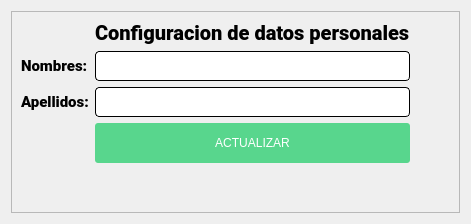
               <widget class="QWidget" name="ConfigView">
                <layout class="QHBoxLayout" name="horizontalLayout_5">
                 <item>
                  <widget class="QFrame" name="frame_7">
                   <property name="frameShape">
                    <enum>QFrame::StyledPanel</enum>
                   </property>
                   <property name="frameShadow">
                    <enum>QFrame::Raised</enum>
                   </property>
                   <layout class="QVBoxLayout" name="verticalLayout_7">
                    <item>
                     <layout class="QGridLayout" name="gridLayout_3">
                      <item row="2" column="1">
                       <widget class="QLineEdit" name="lastTxt">
                        <property name="minimumSize">
                         <size>
                          <width>0</width>
                          <height>30</height>
                         </size>
                        </property>
                        <property name="styleSheet">
                         <string notr="true">background-color: rgb(255, 255, 255);
border:1px solid;
border-radius:4px;</string>
                        </property>
                       </widget>
                      </item>
                      <item row="0" column="1">
                       <widget class="QLabel" name="label_12">
                        <property name="font">
                         <font>
                          <family>Roboto Black</family>
                          <pointsize>15</pointsize>
                         </font>
                        </property>
                        <property name="text">
                         <string>Configuracion de datos personales</string>
                        </property>
                       </widget>
                      </item>
                      <item row="3" column="1">
                       <widget class="QPushButton" name="btnNames">
                        <property name="minimumSize">
                         <size>
                          <width>0</width>
                          <height>40</height>
                         </size>
                        </property>
                        <property name="styleSheet">
                         <string notr="true">QPushButton{
background-color: rgb(88, 214, 141 );
border-radius:3px;
color:white
}


QPushButton:hover{
border-radius:0px;
background-color: rgb(130, 224, 170);
border-radius:3px;
color:white
}

QPushButton:pressed{
	border-radius:0px;
background-color: rgb(88, 214, 141 );
border-radius:3px;
color:white
}

</string>
                        </property>
                        <property name="text">
                         <string>ACTUALIZAR</string>
                        </property>
                       </widget>
                      </item>
                      <item row="4" column="1">
                       <spacer name="verticalSpacer_4">
                        <property name="orientation">
                         <enum>Qt::Vertical</enum>
                        </property>
                        <property name="sizeHint" stdset="0">
                         <size>
                          <width>20</width>
                          <height>40</height>
                         </size>
                        </property>
                       </spacer>
                      </item>
                      <item row="1" column="1">
                       <widget class="QLineEdit" name="nameTxt">
                        <property name="minimumSize">
                         <size>
                          <width>0</width>
                          <height>30</height>
                         </size>
                        </property>
                        <property name="styleSheet">
                         <string notr="true">background-color: rgb(255, 255, 255);
border:1px solid;
border-radius:4px;</string>
                        </property>
                       </widget>
                      </item>
                      <item row="1" column="2">
                       <spacer name="horizontalSpacer">
                        <property name="orientation">
                         <enum>Qt::Horizontal</enum>
                        </property>
                        <property name="sizeHint" stdset="0">
                         <size>
                          <width>40</width>
                          <height>20</height>
                         </size>
                        </property>
                       </spacer>
                      </item>
                      <item row="2" column="0">
                       <widget class="QLabel" name="label_14">
                        <property name="font">
                         <font>
                          <family>Roboto Black</family>
                          <pointsize>11</pointsize>
                         </font>
                        </property>
                        <property name="text">
                         <string>Apellidos:</string>
                        </property>
                       </widget>
                      </item>
                      <item row="1" column="0">
                       <widget class="QLabel" name="label_13">
                        <property name="font">
                         <font>
                          <family>Roboto Black</family>
                          <pointsize>11</pointsize>
                         </font>
                        </property>
                        <property name="text">
                         <string>Nombres:</string>
                        </property>
                       </widget>
                      </item>
                     </layout>
                    </item>
                   </layout>
                  </widget>
                 </item>
                </layout>
               </widget>
